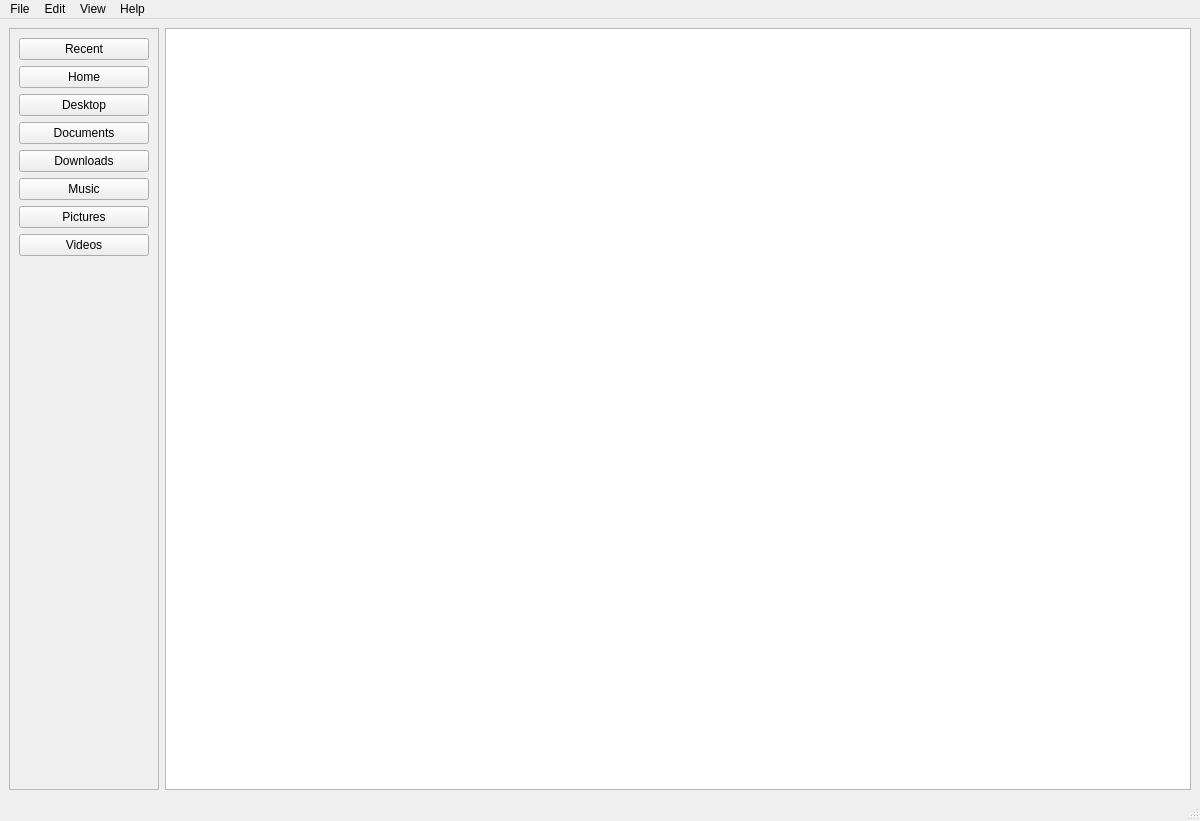
<?xml version="1.0" encoding="UTF-8"?>
<ui version="4.0">
 <class>MainWindow</class>
 <widget class="QMainWindow" name="MainWindow">
  <property name="enabled">
   <bool>true</bool>
  </property>
  <property name="geometry">
   <rect>
    <x>0</x>
    <y>0</y>
    <width>1200</width>
    <height>821</height>
   </rect>
  </property>
  <property name="minimumSize">
   <size>
    <width>150</width>
    <height>0</height>
   </size>
  </property>
  <property name="maximumSize">
   <size>
    <width>16777215</width>
    <height>16777215</height>
   </size>
  </property>
  <property name="windowTitle">
   <string>MainWindow</string>
  </property>
  <widget class="QWidget" name="centralwidget">
   <layout class="QHBoxLayout" name="horizontalLayout">
    <item>
     <widget class="QFrame" name="frame">
      <property name="minimumSize">
       <size>
        <width>150</width>
        <height>0</height>
       </size>
      </property>
      <property name="maximumSize">
       <size>
        <width>150</width>
        <height>16777215</height>
       </size>
      </property>
      <property name="frameShape">
       <enum>QFrame::StyledPanel</enum>
      </property>
      <property name="frameShadow">
       <enum>QFrame::Raised</enum>
      </property>
      <layout class="QVBoxLayout" name="verticalLayout">
       <item>
        <widget class="QPushButton" name="btn_recent">
         <property name="text">
          <string>Recent</string>
         </property>
        </widget>
       </item>
       <item>
        <widget class="QPushButton" name="btn_home">
         <property name="text">
          <string>Home</string>
         </property>
        </widget>
       </item>
       <item>
        <widget class="QPushButton" name="btn_desktop">
         <property name="text">
          <string>Desktop</string>
         </property>
        </widget>
       </item>
       <item>
        <widget class="QPushButton" name="btn_documents">
         <property name="text">
          <string>Documents</string>
         </property>
        </widget>
       </item>
       <item>
        <widget class="QPushButton" name="btn_downloads">
         <property name="text">
          <string>Downloads</string>
         </property>
        </widget>
       </item>
       <item>
        <widget class="QPushButton" name="btn_music">
         <property name="text">
          <string>Music</string>
         </property>
        </widget>
       </item>
       <item>
        <widget class="QPushButton" name="btn_pictures">
         <property name="text">
          <string>Pictures</string>
         </property>
        </widget>
       </item>
       <item>
        <widget class="QPushButton" name="btn_videos">
         <property name="text">
          <string>Videos</string>
         </property>
        </widget>
       </item>
       <item>
        <spacer name="verticalSpacer">
         <property name="orientation">
          <enum>Qt::Vertical</enum>
         </property>
         <property name="sizeHint" stdset="0">
          <size>
           <width>20</width>
           <height>40</height>
          </size>
         </property>
        </spacer>
       </item>
      </layout>
     </widget>
    </item>
    <item>
     <widget class="QListView" name="listView"/>
    </item>
   </layout>
  </widget>
  <widget class="QMenuBar" name="menubar">
   <property name="geometry">
    <rect>
     <x>0</x>
     <y>0</y>
     <width>1200</width>
     <height>22</height>
    </rect>
   </property>
   <widget class="QMenu" name="menuFile">
    <property name="title">
     <string>File</string>
    </property>
   </widget>
   <widget class="QMenu" name="menuEdit">
    <property name="title">
     <string>Edit</string>
    </property>
   </widget>
   <widget class="QMenu" name="menuView">
    <property name="title">
     <string>View</string>
    </property>
   </widget>
   <widget class="QMenu" name="menuHelp">
    <property name="title">
     <string>Help</string>
    </property>
   </widget>
   <addaction name="menuFile"/>
   <addaction name="menuEdit"/>
   <addaction name="menuView"/>
   <addaction name="menuHelp"/>
  </widget>
  <widget class="QStatusBar" name="statusbar"/>
 </widget>
 <resources/>
 <connections/>
</ui>
